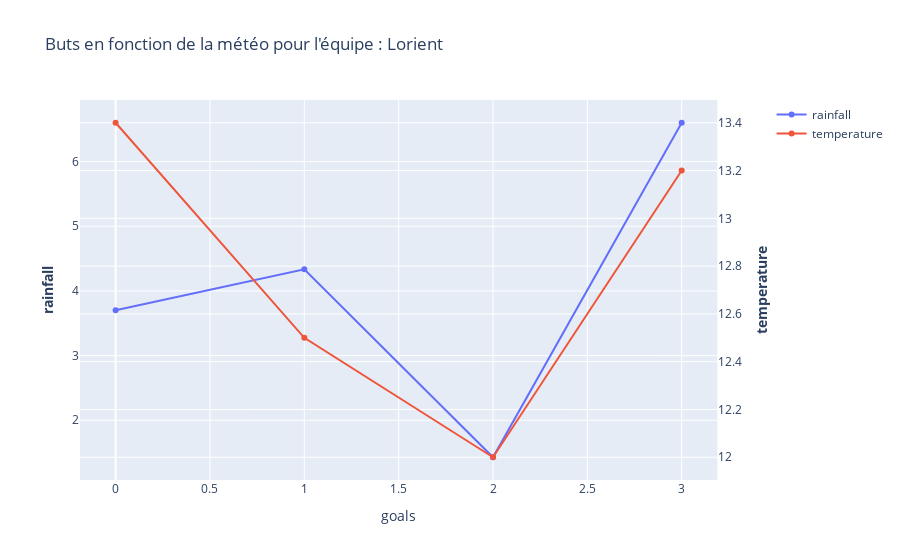

This figure's notebook cell:
### Code cell
import plotly.graph_objects as go
from plotly.subplots import make_subplots
 
# Create figure with secondary y-axis
fig = make_subplots(specs=[[{"secondary_y": True}]])
 
# Add traces
fig.add_trace(
    go.Scatter(x=df_team['team_goal'], y=df_team['rainfall'], name="rainfall"),
    secondary_y=False,
)
 
fig.add_trace(
    go.Scatter(x=df_team['team_goal'], y=df_team['temperature'], name="temperature"),
    secondary_y=True,
)
 
# Add figure title
fig.update_layout(
    title_text=f"Buts en fonction de la météo pour l'équipe : {team}"
)
 
# Set x-axis title
fig.update_xaxes(title_text="goals")
 
# Set y-axes titles
fig.update_yaxes(title_text="<b>rainfall</b>", secondary_y=False)
fig.update_yaxes(title_text="<b>temperature</b>", secondary_y=True)

 

fig.show()

### Figure 1 — Plotly figure (JSON) as saved in the notebook; plotly's stock layout.template omitted (floating-point values rounded to 4 significant figures)
{"data": [{"name": "rainfall", "type": "scatter", "x": [0, 1, 2, 3], "xaxis": "x", "y": [3.7, 4.333, 1.429, 6.6], "yaxis": "y"}, {"name": "temperature", "type": "scatter", "x": [0, 1, 2, 3], "xaxis": "x", "y": [13.4, 12.5, 12, 13.2], "yaxis": "y2"}], "layout": {"title": {"text": "Buts en fonction de la météo pour l'équipe : Lorient"}, "xaxis": {"anchor": "y", "domain": [0, 0.94], "title": {"text": "goals"}}, "yaxis": {"anchor": "x", "domain": [0, 1], "title": {"text": "<b>rainfall</b>"}}, "yaxis2": {"anchor": "x", "overlaying": "y", "side": "right", "title": {"text": "<b>temperature</b>"}}}}
